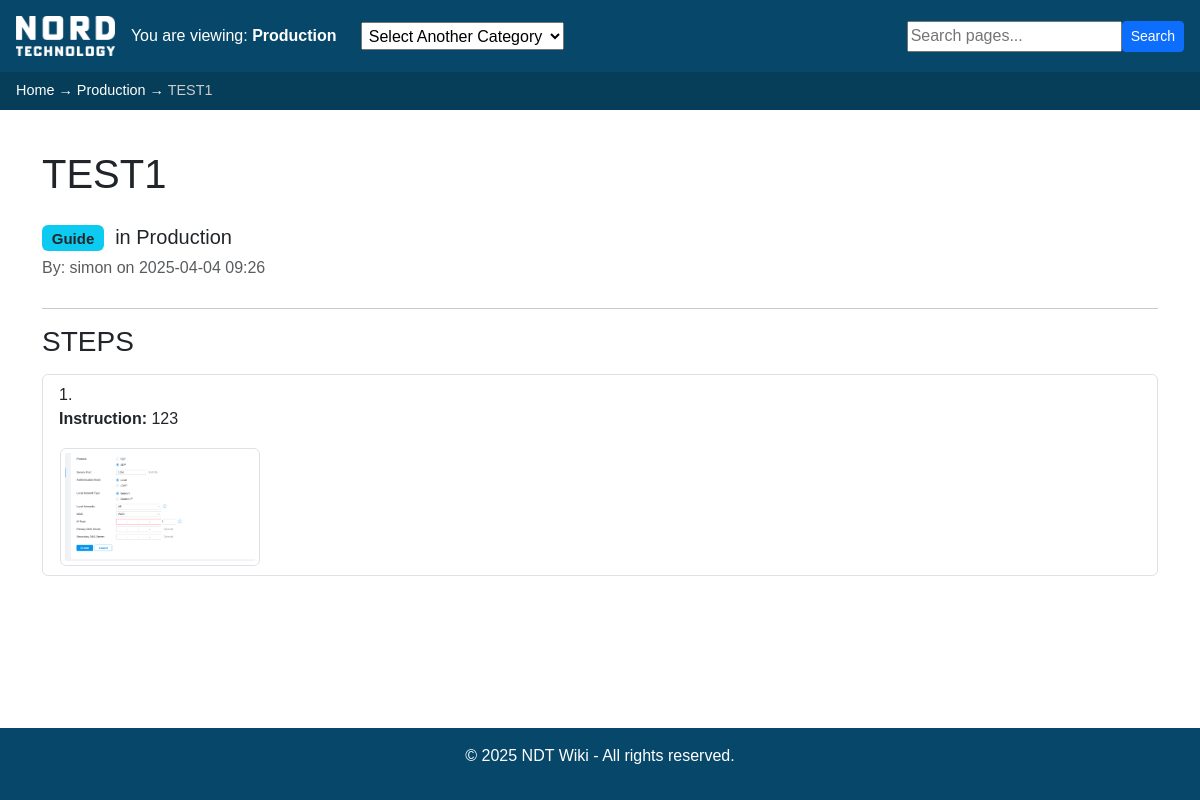
The app's page /wiki/page/test1-1/ with its own data.
### wiki/models.py (models this page shows, shortened)
class Category(models.Model):
    name = models.CharField(max_length=100, unique=True)
    slug = models.SlugField(max_length=120, unique=True, blank=True)
    custom_template = models.CharField(
        max_length=255,
        blank=True,
        null=True,
        help_text="Optional path to a custom template, e.g. 'wiki/category_production.html'"
    )

class WikiPage(models.Model):
    NOTE = 'note'
    GUIDE = 'guide'
    PAGE_TYPE_CHOICES = [
        (NOTE, 'Note'),
        (GUIDE, 'Guide'),
    ]
    title = models.CharField(max_length=200)
    slug = models.SlugField(max_length=220, unique=True, blank=True)
    content = models.TextField()
    category = models.ForeignKey(Category, on_delete=models.CASCADE, related_name='pages')
    author = models.ForeignKey(User, on_delete=models.SET_NULL, null=True, blank=True)
    created_at = models.DateTimeField(auto_now_add=True)
    updated_at = models.DateTimeField(auto_now=True)
    page_type = models.CharField(max_length=10, choices=PAGE_TYPE_CHOICES, default=NOTE)
    version = models.IntegerField(default=1)

class GuideStep(models.Model):
    wiki_page = models.ForeignKey(
        WikiPage, on_delete=models.CASCADE, related_name='guide_steps'
    )
    step_order = models.PositiveIntegerField(editable=False)  # We'll auto-set this.
    step_content = models.TextField()
    file = models.FileField(upload_to='guide_steps/', blank=True, null=True)

### wiki/views.py (the view)
# urls.py: path('page/<slug:page_slug>/', views.page_detail, name='page_detail'),
def page_detail(request, page_slug):
    page = get_object_or_404(WikiPage, slug=page_slug)
    guide_steps = page.guide_steps.order_by('step_order') if page.page_type == WikiPage.GUIDE else None
    return render(request, 'wiki/page_detail.html', {
        'page': page,
        'guide_steps': guide_steps,
        'current_category': page.category,  # <-- Pass category here
    })

### wiki/context_processors.py (called while the page is built)
def all_categories_processor(request):
    return {'all_categories': Category.objects.all()}

### wiki/templates/wiki/page_detail.html (shortened to what this page needs)
{% extends "wiki/base.html" %}
{% load static %}
{% block breadcrumb %}
  → <a href="{% url 'wiki:category_detail' page.category.slug %}">
      {{ page.category.name }}
    </a>
  → <span>{{ page.title }}</span>
{% endblock breadcrumb %}
{% block content %}
<div class="container my-4">
  <h1 class="mb-4">{{ page.title }}</h1>
  <div class="row gy-3 mb-4">
    <div class="col-md-6">
      <p class="lead mb-1">
        <span class="badge bg-info text-dark">
          {{ page.get_page_type_display }}
        </span>
        &nbsp;in <strong>{{ page.category.name }}</strong>
      </p>
      <p class="text-muted mb-1">
        By:
        {% if page.author %}
          {{ page.author }}
        {% else %}
          Unknown
        {% endif %}
        on {{ page.created_at|date:"Y-m-d H:i" }}
      </p>
    </div>
    <div class="col-md-6 text-md-end">
    </div>
  </div>
  {% if guide_steps %}
    <hr>
    <div class="mb-4">
      <h3 class="mb-3">STEPS</h3>
      <ol class="list-group list-group-numbered">
        {% for step in guide_steps %}
          <li class="list-group-item d-flex flex-column align-items-start">
            <p class="mb-2">
              <strong>Instruction:</strong> {{ step.step_content }}
            </p>
            {% if step.file %}
              <button type="button"
                      class="btn btn-link p-0 mt-2"
                      data-bs-toggle="modal"
                      data-bs-target="#imgModal-{{ forloop.counter }}">
                <img src="{{ step.file.url }}"
                     alt="Guide step media"
                     class="img-thumbnail"
                     style="max-width: 200px;">
              </button>
            {% endif %}
          </li>
        {% endfor %}
      </ol>
    </div>
  {% endif %}
</div>
{% endblock content %}

### wiki/templates/wiki/base.html (shortened to what this page needs)
{% load static %}
<!DOCTYPE html>
<html lang="en">
<head>
  <link rel="stylesheet" href="https://unpkg.com/bootstrap@5.3.0/dist/css/bootstrap.min.css" />
</head>
<body>
  <div id="ndt-wiki-base">
    <div class="ndt-nav">
      <div class="ndt-left-section">
        <a href="{% url 'wiki:home' %}">
          <img src="{% static 'wiki/images/Nord_logo_hvidt.png' %}" alt="Nord Logo" class="ndt-logo">
        </a>
        {% if current_category %}
          <p class="ndt-crumb-text">
            You are viewing: <strong>{{ current_category.name }}</strong>
          </p>
        {% else %}
          <p class="ndt-crumb-text">NDT Wiki</p>
        {% endif %}
        <select class="ndt-category-select"
                onchange="if (this.value) { window.location.href = this.value; }">
          <option value="" disabled selected>Select Another Category</option>
        </select>
      </div>
      <div class="ndt-right-section">
        <form class="ndt-search-bar" action="{% url 'wiki:search' %}" method="GET">
            <input type="text" name="q" placeholder="Search pages...">
            <button type="submit" class="btn btn-primary btn-sm">Search</button>
          </form>
      </div>
    </div>
    <div class="ndt-breadcrumb">
      <a href="{% url 'wiki:home' %}">Home</a>
      {% block breadcrumb %}{% endblock breadcrumb %}
    </div>
    <div class="ndt-content">
      {% block content %}{% endblock content %}
    </div>
    <div class="ndt-footer">
      <p>© 2025 NDT Wiki - All rights reserved.</p>
    </div>
  </div>
</body>
</html>

### wiki/templates/wiki/base.html (style rules this page uses)
html, body { margin: 0; padding: 0; height: 100%; font-family: Arial, sans-serif; }
#ndt-wiki-base { display: flex; flex-direction: column; min-height: 100vh; }
.ndt-nav { width: 100%; background-color: #07486A; color: #fff; display: flex; align-items: center; justify-content: space-between; padding: 1rem; }
.ndt-left-section, .ndt-right-section { display: flex; align-items: center; gap: 1rem; }
.ndt-logo { max-height: 40px; }
.ndt-nav a { color: #fff; text-decoration: none; }
.ndt-crumb-text { color: #fff; margin: 0; }
.ndt-category-select { color: #000; padding: 0.2rem; font-size: 1rem; margin-left: 0.5rem; }
.ndt-search-bar { display: inline-flex; }
.ndt-breadcrumb { width: 100%; background-color: #063d59; color: #fff; padding: 0.5rem 1rem; font-size: 0.9rem; }
.ndt-breadcrumb a { color: #fff; text-decoration: none; }
.ndt-breadcrumb span { color: #ccc; }
.ndt-content { flex: 1; width: 100%; padding: 1rem; }
.ndt-footer { background-color: #07486A; color: #fff; text-align: center; padding: 1rem; margin-top: auto; }

### records on screen
Category: name "Production"
WikiPage: category.name "Production", title "TEST1", page_type "Guide", author "simon", created_at "2025-04-04 09:26"
GuideStep: step_content "123", file (picture)
